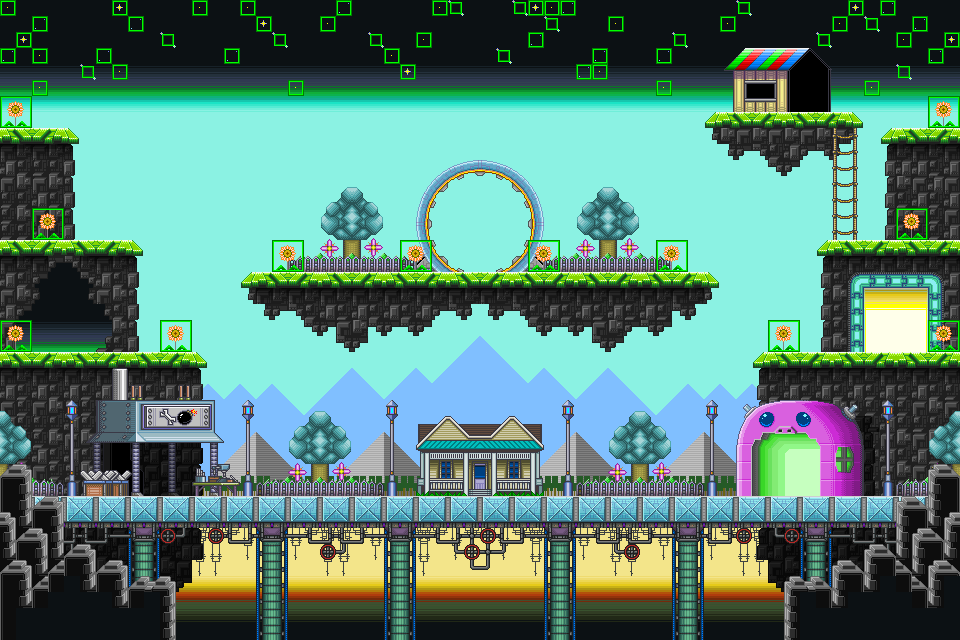

Below is a game level as drawn by its tile map, then a one-line description and the .tmx that defines it (tile-layer data replaced by summaries):
An orthogonal 60x40 tile map with 16x16 px tiles, 4 tile layers (event, back, center, front).

<map version="1.0" orientation="orthogonal" renderorder="right-down" width="60" height="40" tilewidth="16" tileheight="16" nextobjectid="1">
 <tileset firstgid="1" name="map_b" tilewidth="16" tileheight="16" tilecount="4096" columns="64">
  <image source="map_b.png" trans="ffffff" width="1024" height="1024" />
 </tileset>
 <layer name="event" width="60" height="40">
  <data>[2400 cells, 216 non-empty, 1 distinct tile ids]</data>
 </layer>
 <layer name="back" width="60" height="40">
  <data>[2400 cells, 2400 non-empty, 69 distinct tile ids]</data>
 </layer>
 <layer name="center" width="60" height="40">
  <data>[2400 cells, 877 non-empty, 277 distinct tile ids]</data>
 </layer>
 <layer name="front" width="60" height="40">
  <data>[2400 cells, 210 non-empty, 23 distinct tile ids]</data>
 </layer>
</map>
